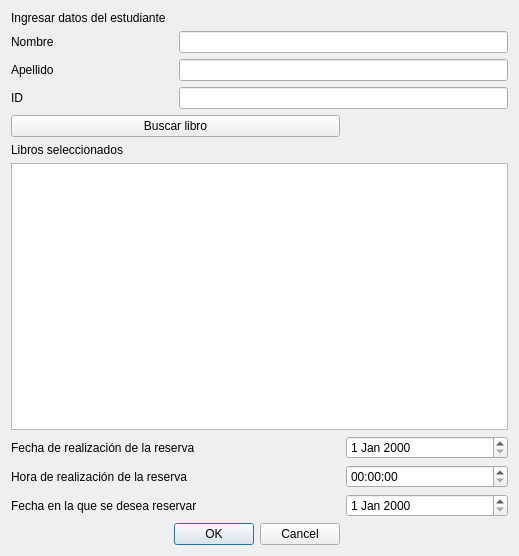
<?xml version="1.0" encoding="UTF-8"?>
<ui version="4.0">
 <class>Form</class>
 <widget class="QWidget" name="Form">
  <property name="geometry">
   <rect>
    <x>0</x>
    <y>0</y>
    <width>519</width>
    <height>556</height>
   </rect>
  </property>
  <property name="windowTitle">
   <string>Form</string>
  </property>
  <layout class="QGridLayout" name="gridLayout">
   <item row="0" column="0" colspan="2">
    <widget class="QLabel" name="label">
     <property name="text">
      <string>Ingresar datos del estudiante</string>
     </property>
    </widget>
   </item>
   <item row="1" column="0">
    <widget class="QLabel" name="label_2">
     <property name="text">
      <string>Nombre</string>
     </property>
    </widget>
   </item>
   <item row="1" column="1" colspan="2">
    <widget class="QLineEdit" name="lineEdit"/>
   </item>
   <item row="2" column="0">
    <widget class="QLabel" name="label_3">
     <property name="text">
      <string>Apellido</string>
     </property>
    </widget>
   </item>
   <item row="2" column="1" colspan="2">
    <widget class="QLineEdit" name="lineEdit_2"/>
   </item>
   <item row="3" column="0">
    <widget class="QLabel" name="label_4">
     <property name="text">
      <string>ID</string>
     </property>
    </widget>
   </item>
   <item row="3" column="1" colspan="2">
    <widget class="QLineEdit" name="lineEdit_3"/>
   </item>
   <item row="4" column="0" colspan="2">
    <widget class="QPushButton" name="pushButton">
     <property name="text">
      <string>Buscar libro</string>
     </property>
    </widget>
   </item>
   <item row="5" column="0" colspan="2">
    <widget class="QLabel" name="label_5">
     <property name="text">
      <string>Libros seleccionados</string>
     </property>
    </widget>
   </item>
   <item row="7" column="0" colspan="2">
    <widget class="QLabel" name="label_6">
     <property name="text">
      <string>Fecha de realización de la reserva</string>
     </property>
    </widget>
   </item>
   <item row="7" column="2">
    <widget class="QDateEdit" name="dateEdit"/>
   </item>
   <item row="8" column="0" colspan="2">
    <widget class="QLabel" name="label_7">
     <property name="text">
      <string>Hora de realización de la reserva</string>
     </property>
    </widget>
   </item>
   <item row="8" column="2">
    <widget class="QTimeEdit" name="timeEdit"/>
   </item>
   <item row="9" column="0" colspan="2">
    <widget class="QLabel" name="label_8">
     <property name="text">
      <string>Fecha en la que se desea reservar</string>
     </property>
    </widget>
   </item>
   <item row="9" column="2">
    <widget class="QDateEdit" name="dateEdit_2"/>
   </item>
   <item row="10" column="0" colspan="2">
    <widget class="QDialogButtonBox" name="buttonBox">
     <property name="standardButtons">
      <set>QDialogButtonBox::Cancel|QDialogButtonBox::Ok</set>
     </property>
    </widget>
   </item>
   <item row="6" column="0" colspan="3">
    <widget class="QListWidget" name="listWidget"/>
   </item>
  </layout>
 </widget>
 <resources/>
 <connections/>
</ui>
